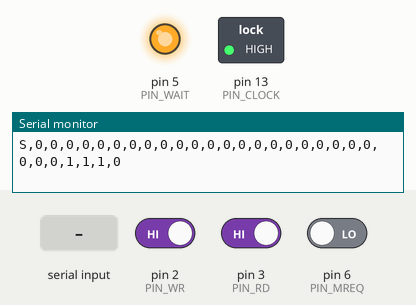
Recording of a sketch running on a simulated Arduino Uno, built with avr-gcc and run on an emulated ATmega328P. Shown: switched loads named in the sketch (green lamp = pin HIGH), output pins drawn as LEDs (lit = HIGH), the last lines printed to the serial monitor. Dashed ring = blinking. Inputs (shaded band) come from the test bench; at power-on: pin 3 (PIN_RD) HIGH, pin 2 (PIN_WR) HIGH, pin 6 (PIN_MREQ) LOW. Pins used as bus, display or sensor lines are not drawn.

Above: at 2.76 s.
2.8 s: pin 3 (PIN_RD) driven LOW
At 3.8 s:
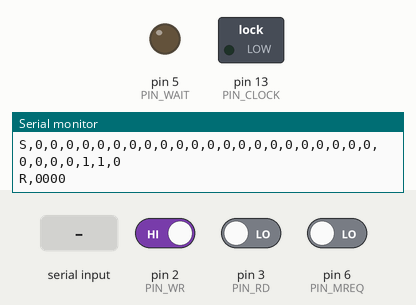
4.3 s: "R\n" received over Serial
At 4.51 s:
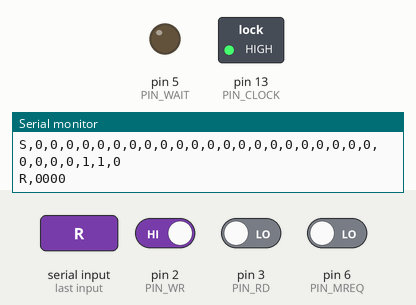
7.3 s: byte 82 ('R') received over Serial
At 7.51 s:
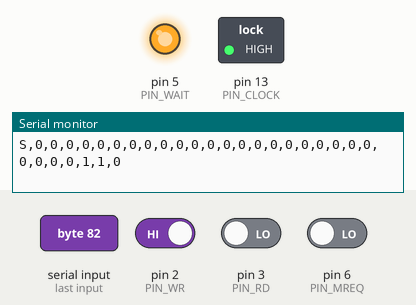
10.3 s: pin 2 (PIN_WR) driven LOW
Timing chart, 0 to 14.3 s (numbered marks = the images above; inputs shaded):
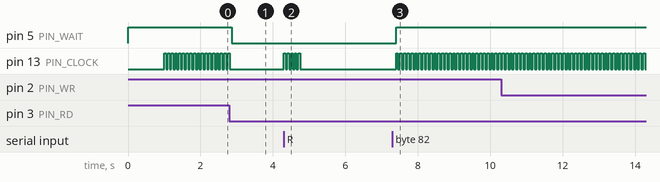

Measured:
- after the input at 2.8 s, pin 5 (PIN_WAIT): HIGH → LOW after 0.06 s; pin 13 (PIN_CLOCK): goes on until 2.8 s, then stays LOW
- after the input at 4.3 s, pin 13 (PIN_CLOCK): alternates HIGH for 0.05 s and LOW for 0.05 s, 10 changes in all, then stays LOW, starting at once
- after the input at 7.3 s, pin 5 (PIN_WAIT): LOW → HIGH after 0.10 s; pin 13 (PIN_CLOCK): alternates HIGH for 0.05 s and LOW for 0.05 s, starting after 0.10 s
- by itself, pin 13 (PIN_CLOCK): alternates HIGH for 0.05 s and LOW for 0.05 s

The sketch:

z80arduino.ino
```cpp
//#include <Arduino_FreeRTOS.h>

#define PIN_CLOCK 13
#define PIN_WAIT 5
#define PIN_MREQ 6
#define PIN_RD 3
#define PIN_WR 2
#define PIN_RESET 7
#define CLOCK_CYCLE_MS 100

/*TaskHandle_t xClockThreadHandle;
TaskHandle_t xReadThreadHandle;
TaskHandle_t xWriteThreadHandle;*/
int A_pins[24];
int D_pins[24];

bool stopclock = false;

void printf_local(const char *format, ...)
{
  char buf[160];
  va_list ap;
  va_start(ap, format);
  vsnprintf(buf, sizeof(buf), format, ap);
  va_end(ap);
  Serial.print(buf);
}
#define printf printf_local

void TaskClock(void *pvParameters)  // This is a task.
{
  for (;;)
  {
    digitalWrite(PIN_CLOCK, HIGH);
    //printf("CLOCK HIGH\n");
    //vTaskDelay(CLOCK_CYCLE_MS / 2 / portTICK_PERIOD_MS);
   //printf("RD: %d, WR: %d\n", digitalRead(PIN_RD), digitalRead(PIN_WR));
    digitalWrite(PIN_CLOCK, LOW);
    //printf("CLOCK LOW\n");
    //vTaskDelay(CLOCK_CYCLE_MS/ 2 / portTICK_PERIOD_MS);
   //printf("RD: %d, WR: %d\n", digitalRead(PIN_RD), digitalRead(PIN_WR));
  }
}

unsigned char ROM_data[] = {
  //0x01, 0xff, 0xff, 0xc5, 0xc3, 0x06, 0x00, 0x00, 0x00
  0x31, 0x00, 0xFF, //LD SP, 0xFF00
  0x01, 0x00, 0x00, //LD   BC,0x0
  0x21, 0x00, 0x10, //LD HL, 0x1000
//LOOP:
  0xC5, //PUSH BC
  0x03, //INC BC
  0x7E, //LD   A,(HL)
  0x3C, //INC   A
  0x77, //LD   (HL),A
  0xC3, 0x06, 0x00 //JP LOOP
};

unsigned char RAM_data[1000] = {0};


void TaskRead() {
  while(1){
    //vTaskSuspend(NULL);

    //vTaskResume(xClockThreadHandle);
  }
}


int handle_RD() {
    int start = micros();
    digitalWrite(PIN_WAIT, LOW);
    delay(1);
    uint16_t address = 0;
    for(int i = 0;i<15;i++)
    {
      if(digitalRead(A_pins[i]))
      {
        address |= (1<<i);
      }
    }
    uint8_t dataoutput;
    /*if (address < (sizeof(ROM_data)/sizeof(unsigned char)))
    {
      dataoutput = ROM_data[address];
    }
    else if (address >= 0x1000 && address - 0x1000 < (sizeof(RAM_data)/sizeof(unsigned char)))
    {
      dataoutput = RAM_data[address-0x1000];
    }
    else
    {
      dataoutput = 0x00;
    }*/

    printf("R,%04X\n",address);
    //printf("RD Triggered, RD: %d, WR: %d, MREQ: %d, addr: 0x%04X ", digitalRead(PIN_RD), digitalRead(PIN_WR), digitalRead(PIN_MREQ), address);
    Serial.flush();
    char cmd;

    while(!Serial.available());
    cmd = Serial.read();
    if(cmd == 'R')
    {
      reset();
      return 1;
    }
    while(!Serial.available());
    dataoutput = Serial.read();


    //dataoutput = 0xC5;
    for(int i = 0;i<8;i++)
    {
      pinMode(D_pins[i], OUTPUT);
      digitalWrite(D_pins[i], (dataoutput>>i) & 1);
    }
    //printf("data: 0x%02X\n", dataoutput);
    //Serial.flush();
    delay(100);
    digitalWrite(PIN_WAIT, HIGH);
    return 0;
}

void TaskWrite() {
  while(1) {
   /// vTaskSuspend(NULL);

  }
}
void handle_WR() {
    digitalWrite(PIN_WAIT, LOW);
    uint16_t address = 0;
    for(int i = 0;i<16;i++)
    {
      if(digitalRead(A_pins[i]))
      {
        address |= (1<<i);
      }
    }
    //printf("WR Triggered, RD: %d, WR: %d, MREQ: %d, addr: 0x%04X ", digitalRead(PIN_RD), digitalRead(PIN_WR), digitalRead(PIN_MREQ), address);

    uint8_t datainput = 0;
    for(int i = 0;i<8;i++)
    {
      pinMode(D_pins[i], INPUT);
      if(digitalRead(D_pins[i]))
      {
        datainput |= (1<<i);
      }
    }
    /*if (address >= 0x1000 && address - 0x1000 < (sizeof(RAM_data)/sizeof(unsigned char)))
    {
      RAM_data[address-0x1000] = datainput;
    }*/
    //printf("         data: 0x%02X\n", datainput);
    printf("W,%04X,%02X\n",address,datainput);
    digitalWrite(PIN_WAIT, HIGH);

}

void setup() {

  Serial.begin(115200);
  pinMode(PIN_RD, INPUT);
  pinMode(PIN_WR, INPUT);
  pinMode(PIN_MREQ, INPUT);
  pinMode(PIN_WAIT, OUTPUT);
  pinMode(PIN_RESET, OUTPUT);
  digitalWrite(PIN_WAIT, HIGH);

  //attachInterrupt(digitalPinToInterrupt(PIN_RD), handle_RD, FALLING);
  attachInterrupt(digitalPinToInterrupt(PIN_WR), handle_WR, FALLING);

  randomSeed(analogRead(0));


  for(int i = 0;i<8;i++)
  {
    D_pins[i] = i+22;
    pinMode(D_pins[i], INPUT);
  }
  for(int i = 0;i<16;i++)
  {
    A_pins[i] = i+22+8;
    pinMode(A_pins[i], INPUT);
  }

  pinMode (PIN_CLOCK, OUTPUT);
  delay(1000);

  /*xTaskCreate(
    TaskClock
    ,  (const portCHAR *)"Clock"   // A name just for humans
    ,  4096  // Stack size
    ,  NULL
    ,  2  // priority
    ,  &xClockThreadHandle );*/

   reset();
}
void reset() {
  //Serial.println("---RESET---");
   digitalWrite(PIN_RESET, LOW);
   for(int i = 0;i<5;i++)
   {
    digitalWrite(PIN_CLOCK, HIGH);
    //printf("CLOCK HIGH\n");
    delay(CLOCK_CYCLE_MS / 2);
   //printf("RD: %d, WR: %d\n", digitalRead(PIN_RD), digitalRead(PIN_WR));
    digitalWrite(PIN_CLOCK, LOW);
    //printf("CLOCK LOW\n");
    delay(CLOCK_CYCLE_MS / 2);
   }
   digitalWrite(PIN_RESET, HIGH);
}
void getallstate(){
  Serial.print("S,");
  Serial.print(digitalRead(PIN_CLOCK));
  for(int i = 0;i<16;i++)
  {
    Serial.print(",");
    Serial.print(digitalRead(A_pins[i]));
  }
  for(int i = 0;i<8;i++)
  {
    Serial.print(",");
    Serial.print(digitalRead(D_pins[i]));
  }
  Serial.print(",");
  Serial.print(digitalRead(PIN_RD));
  Serial.print(",");
  Serial.print(digitalRead(PIN_WR));
  Serial.print(",");
  Serial.print(digitalRead(PIN_WAIT));
  Serial.print(",");
  Serial.print(digitalRead(PIN_MREQ));
  Serial.print("\n");
}

void stopexec(){
  //vTaskDelete(xClockThreadHandle);
}
void resumeexec(){
  //vTaskResume(xClockThreadHandle);
}

int lastWR = 1;
int lastRD = 1;
void loop() {

    int curRD = digitalRead(PIN_RD);
    if(curRD == 0 && lastRD == 1)
    {
      if(handle_RD())
      {
        return;
      }
    }
    /*int curWR = digitalRead(PIN_WR);
    if(curWR == 0 && lastWR == 1)
    {
      handle_WR();
    }*/
    lastRD = curRD;
    //lastWR = curWR;
    digitalWrite(PIN_CLOCK, HIGH);
    //printf("CLOCK HIGH\n");
    delay(CLOCK_CYCLE_MS / 2);
    getallstate();
   //printf("RD: %d, WR: %d\n", digitalRead(PIN_RD), digitalRead(PIN_WR));
    digitalWrite(PIN_CLOCK, LOW);
    getallstate();
    //printf("CLOCK LOW\n");
    delay(CLOCK_CYCLE_MS / 2);
   //printf("RD: %d, WR: %d\n", digitalRead(PIN_RD), digitalRead(PIN_WR));
    /*digitalWrite(PIN_CLOCK, HIGH);
    //printf("CLOCK HIGH\n");
    delay(CLOCK_CYCLE_MS/ 2);
    digitalWrite(PIN_CLOCK, LOW);
    //printf("CLOCK LOW\n");
    delay(CLOCK_CYCLE_MS/ 2);*/
  //printf("Address: 0x%04X, ale: %d, den: %d, dtr: %d\n", address|(address2<<8),ale_cnt,den_cnt,dtr_cnt);
}
```
